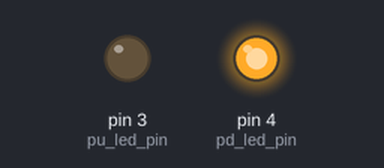
Bench run of a sketch on a simulated Arduino Uno, built with avr-gcc and run on an emulated ATmega328P. Parts: output pins drawn as LEDs (lit = HIGH).

Above: at 0.1 s.
Timing chart, 0 to 1.6 s (numbered marks = the images above):
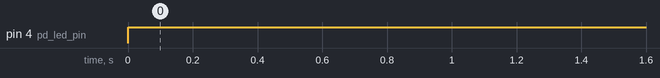

The sketch:

app.ino
```cpp
const int pu_led_pin = 3;
const int pd_led_pin = 4;


void setup()
{
    pinMode(pu_led_pin, OUTPUT);
	pinMode(pd_led_pin, OUTPUT);
}

void loop()     //핀의 디폴트 출력은low
{
	digitalWrite(pd_led_pin, HIGH);
    digitalWrite(pu_led_pin, LOW);

}
```

Measured:
- by itself, pin 4 (pd_led_pin): LOW → HIGH at 0.00 s
